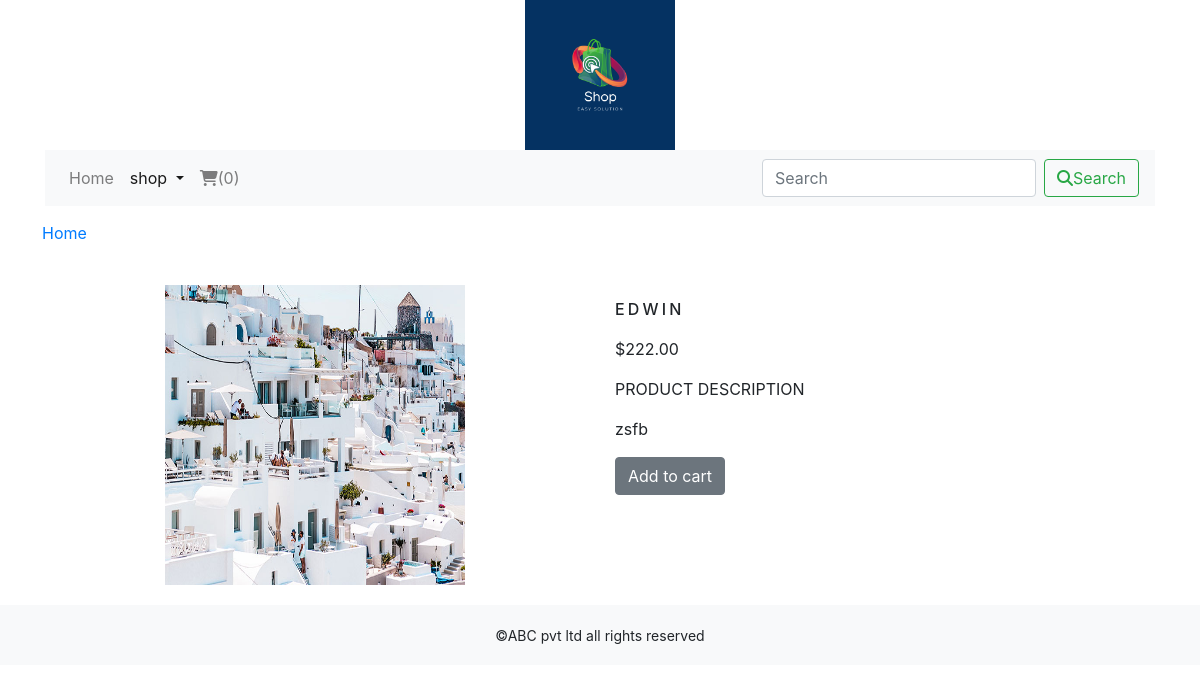
Screenshot of /shop/veg/edwin with the database file from the repository.
### shop/models.py (models this page shows, shortened)
class Product(models.Model):
    name = models.CharField(max_length=250, unique=True)
    slug = models.SlugField(max_length=250, unique=True)
    description = models.TextField(blank=True)
    price = models.DecimalField(max_digits=10, decimal_places=2)
    category = models.ForeignKey(Category, on_delete=models.CASCADE)
    image = models.ImageField(upload_to='product', blank=True)
    stock = models.IntegerField()
    available = models.BooleanField(default=True)
    created = models.DateTimeField(auto_now_add=True)
    updated = models.DateTimeField(auto_now=True)
    class Meta:
        ordering = ('name',)
        verbose_name = 'product'
        verbose_name_plural = 'products'

### shop/views.py (the view)
# urls.py: path('<slug:c_slug>/<slug:product_slug>', views.proDetails, name='prodCatdetails')
def proDetails(request, c_slug, product_slug):
    try:
        product = Product.objects.get(category__slug=c_slug, slug=product_slug)
    except Exception as e:
        raise e
    return render(request, 'product.html', {'product': product})

### cart/context_processors.py (called while the page is built)
def counter(request):
    item_count = 0
    if 'admin ' in request.path:
        return {}
    else:
        try:
            cart = Cart.objects.filter(cart_id=_cart_id(request))
            cart_items = CartItem.objects.all().filter(cart=cart[:1])
            for cart_item in cart_items:
                item_count += cart_item.quantity
        except Cart.DoesNotExist:
            item_count = 0
    return dict(item_count=item_count)

### cart/views.py (called while the page is built)
def _cart_id(request):
    cart = request.session.session_key
    if not cart:
        cart = request.session.create()
    return cart

### shop/context_processors.py (called while the page is built)
def menu_links(request):
    links=Category.objects.all()
    return dict(links=links)

### shop/models.py (called while the page is built)
    def get_url(self):
        return reverse('shop:products_by_category', args=[self.slug])

### templates/product.html (shortened to what this page needs)
{% extends 'base.html' %}
{% load static %}
{% block content %}
 <div class="row my_prod_row_class" >
     <div class="mx-auto" >
         <p><a href="{% url 'shop:allProdCat' %}">Home</a></p>
     </div>
 <div class="container">
 <br>
<div class="row">
    <div class="col-12 col-sm-12 col-md-12 col-lg-6 text-center">
        <div style="min_width:18rem">
            <img src="{{product.image.url}}" alt="{{product.name}}" width="300px" height="300px";>
        </div>
    </div>
        <div class="col-12 col-sm-12 col-md-12 col-lg-6 ">
            <div>
            <h1 class="my_prod_title">{{product.name}}</h1>
            <p>${{product.price}}</p>
            <p class="my_title">product description</p>
            <p class="text-justify my_prod_text">{{product.description}}</p>
            {% if product.stock <= 0 %}
            <p class="text-justify my_prod_text"><b>out of stock</b></p>
            {% else %}
            <a class="btn btn-secondary" href="{% url 'cart:add_cart' product.id %}">Add to cart</a>
            {% endif %}
        </div>
    </div>
</div>
     </div>
     </div>
{% endblock %}

### static/custom.css (style rules this page uses)
.my_title { font-size:16px; text-transform:uppercase; letter-spacing=.2em }
.my_prod_row_class { padding-top:15px; padding-bottom:20px; }
.my_prod_title { font-size:16px; text-transform:uppercase; letter-spacing:.2em; padding-top:15px; padding-bottom:10px; }
.my_prod_text { padding-right:20px; }

### rows the page displays
Product: image (picture), name "EDWIN", price "222.00", description "zsfb"

### other values shown
{{ item_count }} "0"
